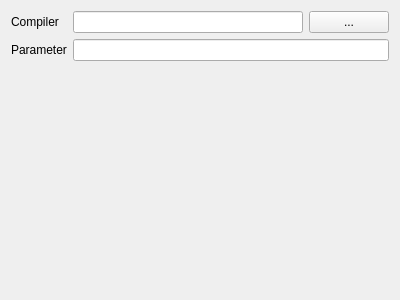
<?xml version="1.0" encoding="UTF-8"?>
<ui version="4.0">
 <class>spctr::Asn1SccOptionWidget</class>
 <widget class="QWidget" name="spctr::Asn1SccOptionWidget">
  <property name="geometry">
   <rect>
    <x>0</x>
    <y>0</y>
    <width>400</width>
    <height>300</height>
   </rect>
  </property>
  <property name="windowTitle">
   <string>Form</string>
  </property>
  <layout class="QGridLayout" name="gridLayout">
   <item row="0" column="0">
    <widget class="QLabel" name="label">
     <property name="text">
      <string>Compiler</string>
     </property>
    </widget>
   </item>
   <item row="0" column="1">
    <widget class="QLineEdit" name="compilerLineEdit"/>
   </item>
   <item row="0" column="2">
    <widget class="QPushButton" name="pathButton">
     <property name="text">
      <string>...</string>
     </property>
    </widget>
   </item>
   <item row="1" column="0">
    <widget class="QLabel" name="label_2">
     <property name="text">
      <string>Parameter</string>
     </property>
    </widget>
   </item>
   <item row="1" column="1" colspan="2">
    <widget class="QLineEdit" name="parameterLineEdit"/>
   </item>
   <item row="2" column="1">
    <spacer name="verticalSpacer">
     <property name="orientation">
      <enum>Qt::Vertical</enum>
     </property>
     <property name="sizeHint" stdset="0">
      <size>
       <width>20</width>
       <height>217</height>
      </size>
     </property>
    </spacer>
   </item>
  </layout>
 </widget>
 <resources/>
 <connections/>
</ui>
